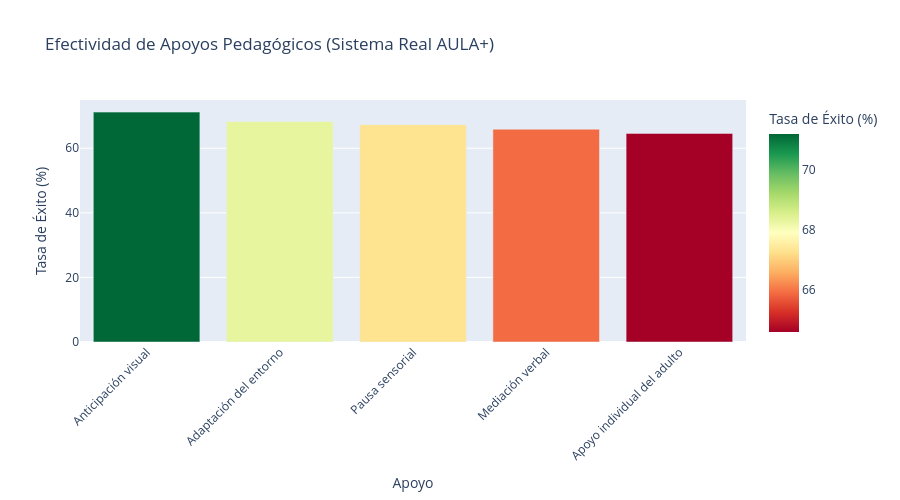

Notebook code for this chart:
### Code cell
# Visualización interactiva con Plotly
if len(df_effectiveness) > 0:
    fig = px.bar(
        df_effectiveness,
        x='Apoyo',
        y='Tasa éxito (%)',
        color='Tasa éxito (%)',
        color_continuous_scale='RdYlGn',
        title='Efectividad de Apoyos Pedagógicos (Sistema Real AULA+)',
        labels={'Tasa éxito (%)': 'Tasa de Éxito (%)'},
        hover_data=['Total usos', 'Exitosos']
    )
    
    fig.update_layout(
        xaxis_tickangle=-45,
        height=500,
        showlegend=False
    )
    
    fig.show()
    
    print("📊 GRÁFICA INTERACTIVA")
    print("   - Pasa el ratón sobre las barras para ver detalles")
    print("   - Verde = más efectivo, Rojo = menos efectivo")
else:
    print("⚠️  No hay suficientes datos para visualizar efectividad")

### Figure 1 — Plotly figure (JSON) as saved in the notebook; plotly's stock layout.template omitted (floating-point values rounded to 4 significant figures)
{"data": [{"alignmentgroup": "True", "customdata": [[59, 42], [41, 28], [49, 33], [44, 29], [48, 31]], "hovertemplate": "Apoyo=%{x}<br>Tasa de Éxito (%)=%{marker.color}<br>Total usos=%{customdata[0]}<br>Exitosos=%{customdata[1]}<extra></extra>", "legendgroup": "", "marker": {"color": [71.2, 68.3, 67.3, 65.9, 64.6], "coloraxis": "coloraxis", "pattern": {"shape": ""}}, "name": "", "offsetgroup": "", "orientation": "v", "showlegend": false, "textposition": "auto", "type": "bar", "x": ["Anticipación visual", "Adaptación del entorno", "Pausa sensorial", "Mediación verbal", "Apoyo individual del adulto"], "xaxis": "x", "y": [71.2, 68.3, 67.3, 65.9, 64.6], "yaxis": "y"}], "layout": {"barmode": "relative", "coloraxis": {"colorbar": {"title": {"text": "Tasa de Éxito (%)"}}, "colorscale": [[0, "rgb(165,0,38)"], [0.1, "rgb(215,48,39)"], [0.2, "rgb(244,109,67)"], [0.3, "rgb(253,174,97)"], [0.4, "rgb(254,224,139)"], [0.5, "rgb(255,255,191)"], [0.6, "rgb(217,239,139)"], [0.7, "rgb(166,217,106)"], [0.8, "rgb(102,189,99)"], [0.9, "rgb(26,152,80)"], [1, "rgb(0,104,55)"]]}, "height": 500, "legend": {"tracegroupgap": 0}, "showlegend": false, "title": {"text": "Efectividad de Apoyos Pedagógicos (Sistema Real AULA+)"}, "xaxis": {"anchor": "y", "domain": [0, 1], "tickangle": -45, "title": {"text": "Apoyo"}}, "yaxis": {"anchor": "x", "domain": [0, 1], "title": {"text": "Tasa de Éxito (%)"}}}}
